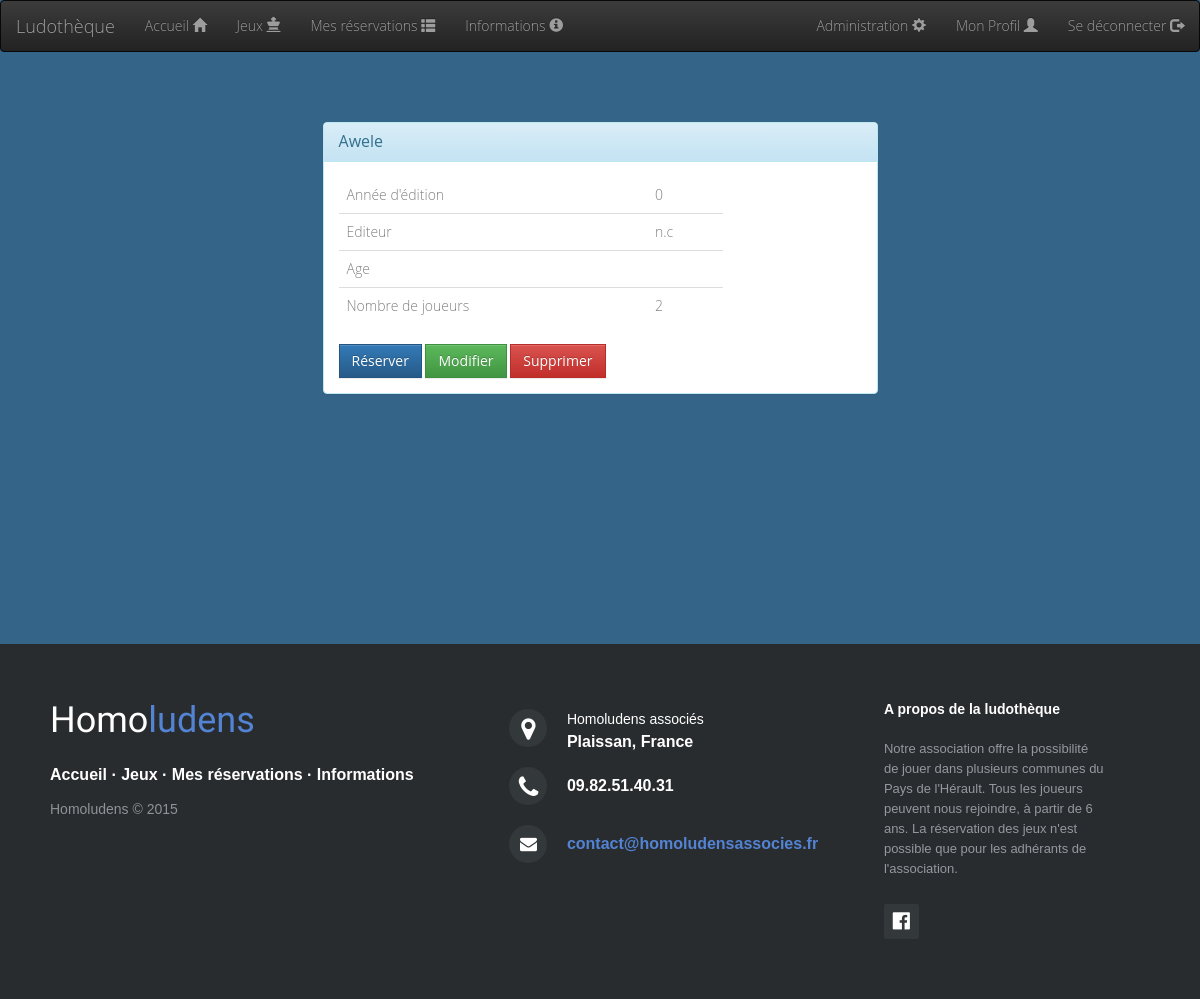
/?action=infoJeux&jeux=Awele (signed in), run on an earlier commit of the app's database.
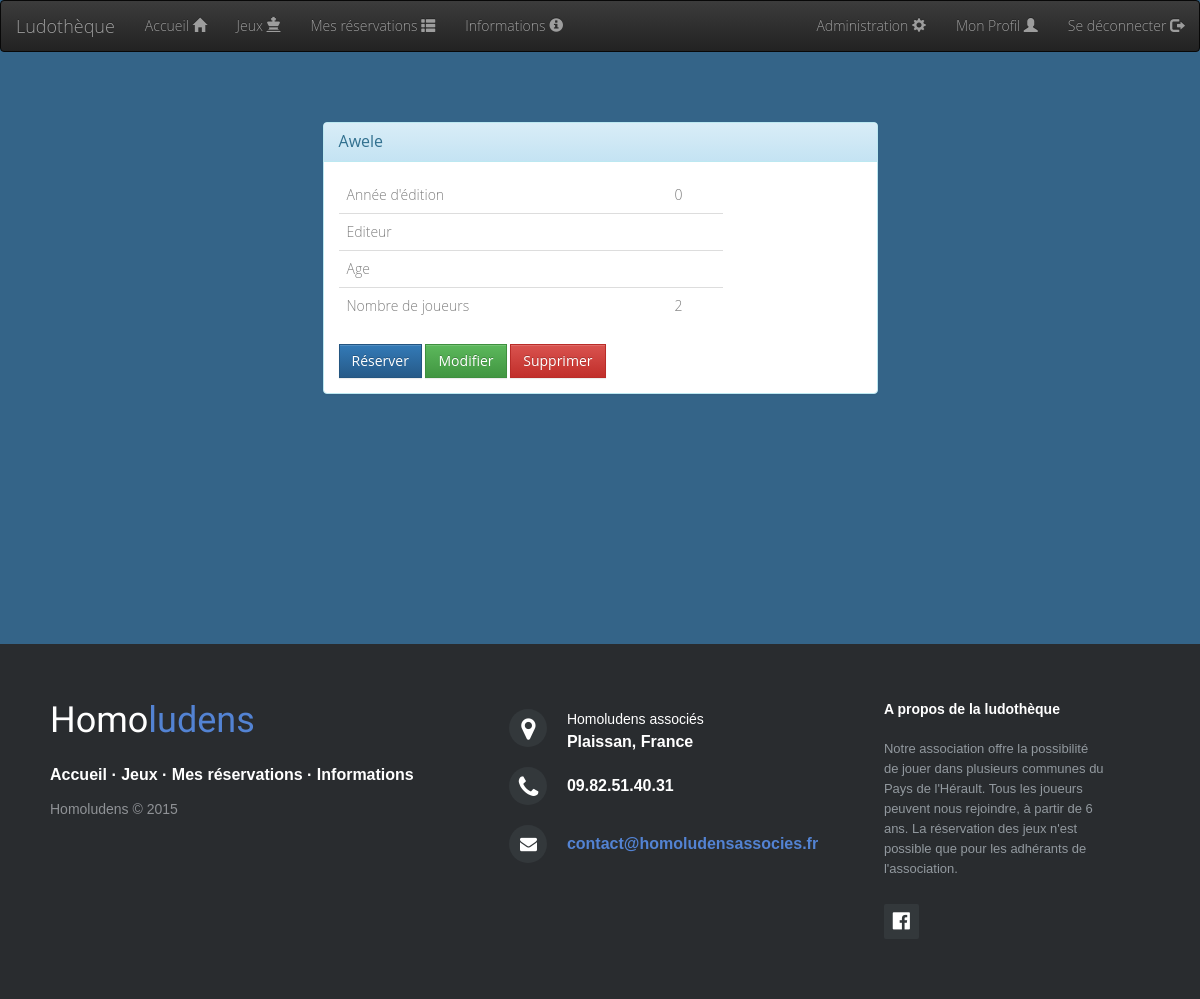
And on a later commit of the database.
### tables this page shows
CREATE TABLE IF NOT EXISTS `jeux` (
  `idGame` int(11) NOT NULL AUTO_INCREMENT,
  `gameName` varchar(57) DEFAULT NULL,
  `editionYear` int(4) DEFAULT NULL,
  `editor` varchar(29) DEFAULT NULL,
  `age` varchar(2) DEFAULT NULL,
  `players` varchar(4) DEFAULT NULL,
  `extension` varchar(335) DEFAULT NULL,
  `disponible` tinyint(4) NOT NULL DEFAULT '1',
  `nbGame` int(11) NOT NULL DEFAULT '1',
  PRIMARY KEY (`idGame`)
);

### view/view.php (called while the page is built)
<?php
    require "header.php";
    require VIEW_PATH  . DS . 'view' . ucfirst($view) . '.php';
    require "footer.php";
?>

### controller/ControllerUtilisateur.php (called while the page is built, shortened)
<?php
switch ($action) {
    case "infoJeux":
        $data=array(
            "gameName" => myGet('jeux'),
        );
        $tab_jeux= ModelJeux::selectWhere($data);
        $view = "InfoJeux";
        break;
}
require VIEW_PATH . "view.php";

### index.php (called while the page is built, shortened)
<?php
include ROOT . DS . 'controller' . DS . 'dispatcher.php';
?>

### config/Session.php (called while the page is built, shortened)
<?php
class Session {
    public static function is_admin () {
        return (! empty ( $_SESSION ['admin']) && $_SESSION ['admin']);
    }
}
?>

### model/Model.php (called while the page is built, shortened)
<?php
class Model {
    public static $pdo;
    public static function set_static() {
        try
        {
            self::$pdo = new PDO('mysql:host=localhost;dbname=ludotheque;charset=utf8', 'root', '');
            self::$pdo->setAttribute(PDO::ATTR_ERRMODE, PDO::ERRMODE_EXCEPTION);
        }
        catch (PDOException $ex)
        {
            if (Conf::getDebug())
            {
                echo $ex->getMessage();
                die('Problème lors de la connexion à la base de donnée');
            }
            else
            {
                echo 'Une erreur est survenue. <a href=""> Retour a la page d\'accueil </a>';
                die();
            }
        }
    }
    public static function selectWhere($data) {
        try
        {
            $table = static::$table;
            $where = "";
            foreach ($data as $key => $value)
                $where .= " $table.$key=:$key AND";
            $where = rtrim($where, 'AND');
            $sql = "SELECT * FROM $table WHERE $where";
            $req = self::$pdo->prepare($sql);
            $req->execute($data);
            return $req->fetchAll(PDO::FETCH_OBJ);
        }
        catch (PDOException $e)
        {
            echo $e->getMessage();
            die("Erreur lors de la recherche dans la BDD " . static::$table);
        }
    }
}
?>

### view/viewInfoJeux.php (the view, shortened to what this page needs)
<?php
$u=$tab_jeux[0];
echo <<< EOT
<div class="container">
      <div class="row">
        <div class="col-xs-12 col-sm-12 col-md-6 col-lg-6 col-xs-offset-0 col-sm-offset-0 col-md-offset-3 col-lg-offset-3 toppad" >
          <div class="panel panel-info">
            <div class="panel-heading">
              <h3 class="panel-title">$u->gameName</h3>
            </div>
            <div class="panel-body">
              <div class="row">
                <div class=" col-md-9 col-lg-9 ">
                  <table class="table table-user-information">
                    <tbody>
                      <tr>
                        <td>Année d'édition</td>
                        <td>$u->editionYear</td>
                      </tr>
                        <tr>
                        <td>Editeur</td>
                        <td>$u->editor</td>
                      </tr>
                      <tr>
                        <td>Age</td>
                        <td>$u->age</td>
                      </tr>
                      <tr>
                        <td>Nombre de joueurs</td>
                        <td>$u->players</td>
                      </tr>
EOT;
echo <<< EOT
                    </tbody>
                  </table>
                  <a href="?action=resa&jeu=$u->gameName" class="btn btn-primary">Réserver</a>
EOT;
if(Session::is_admin()){
echo<<<EOT
                  <a href="?action=modifyGame&jeu=$u->gameName" class="btn btn-success">Modifier</a>
                  <a href="?action=deleteGame&jeu=$u->gameName" class="btn btn-danger">Supprimer</a>
EOT;
}
echo<<<EOT
                </div>
              </div>
            </div>
          </div>
        </div>
      </div>
    </div>
EOT;
?>

### controller/dispatcher.php (shortened to what this page needs)
<?php
function myGet($nomvar){
    if(isset($_GET[$nomvar]))
        return $_GET[$nomvar];
    else if(isset($_POST[$nomvar]))
        return $_POST[$nomvar];
    else
        return NULL;
}
if (!is_null(myGet('controller')))
    $controller = myGet('controller');
else
    $controller = "utilisateur";
if (!is_null(myGet('action')))
    $action = myGet('action');
else
    $action = "accueil";
switch ($controller) {
    default:
    case "utilisateur":
        require_once"ControllerUtilisateur.php";
        break;
}
?>

### view/header.php (shortened to what this page needs)
<!DOCTYPE html>
<html>
    <head>
        <link rel="stylesheet" href="css/bootstrap.min.css">
        <link rel="stylesheet" href="css/bootstrap-theme.min.css">
        <link rel="stylesheet" href="css/style.css"/>
        <link rel="stylesheet" href="css/footer-distributed-with-address-and-phones.css"/>
        <link rel="stylesheet" href="css/font-awesome.min.css">
    </head>
    <body>
        <?php if(!empty($_SESSION['login'])){
            echo <<< EOT
                <nav class="navbar navbar-inverse navbar-top">
                    <div class="container-fluid">
                      <div class="navbar-header">
                        <a class="navbar-brand" href="?action=accueil">Ludothèque</a>
                      </div>
                      <div>
                        <ul class="nav navbar-nav">
                          <li><a href="?action=accueil">Accueil <span class="glyphicon glyphicon-home"></span></a></li>
                          <li><a href="?action=listJeux">Jeux <span class="glyphicon glyphicon-king"></a></li>
                          <li><a href="?action=listResa">Mes réservations <span class="glyphicon glyphicon-th-list"></span></a></li>
                          <li><a href="?action=informations">Informations <span class="glyphicon glyphicon-info-sign"></span></a></li>
                        </ul>
                        <ul class="nav navbar-nav navbar-right">
EOT;
            if(Session::is_admin())
                echo '<li><a href="?action=administration">Administration <span class="glyphicon glyphicon-cog"></span></a></li>';
                echo <<< EOT
                          <li><a href="?action=myProfile">Mon Profil <span class="glyphicon glyphicon-user"></span></a></li>
                          <li><a href="?action=disconnect">Se déconnecter <span class="glyphicon glyphicon-log-out"></span></a></li>
                       </ul>
                      </div>
                    </div>
                </nav>
EOT;
        }
?>

### view/footer.php
<?php
echo<<<EOT
    <footer class="footer-distributed footer">
			<div class="footer-left">
				<h3>Homo<span>ludens</span></h3>
				<p class="footer-links">
					<a href="?action=accueil">Accueil</a>
					·
					<a href="?action=liste">Jeux</a>
					·
					<a href="#">Mes réservations</a> ·
					<a href="?action=informations">Informations</a>
				</p>
				<p class="footer-company-name">Homoludens &copy; 2015</p>
			</div>
			<div class="footer-center">
				<div>
					<a href="https://www.google.com/maps/d/embed?mid=zhRUSu3O4t2A.kzY6DWXSWDHw" title="localiser"><i class="fa fa-map-marker"></i></a>
					<p><span>Homoludens associés</span> Plaissan, France</p>
				</div>
				<div>
					<i class="fa fa-phone"></i>
					<p>09.82.51.40.31</p>
				</div>
				<div>
					<i class="fa fa-envelope"></i>
					<p><a href="mailto:contact@homoludensassocies.fr">contact@homoludensassocies.fr</a></p>
				</div>
			</div>
			<div class="footer-right">
				<p class="footer-company-about">
					<span>A propos de la ludothèque</span>
					Notre association offre la possibilité de jouer dans plusieurs communes du Pays de l'Hérault.
                                        Tous les joueurs peuvent nous rejoindre, à partir de 6 ans.
                                        La réservation des jeux n'est possible que pour les adhérants de l'association.
				</p>
				<div class="footer-icons">
					<a href="https://www.facebook.com/Association-Homo-Ludens-Associ%C3%A9s-551661738228967/"><i class="fa fa-facebook-official"></i></a>
				</div>
			</div>
		</footer>
        </body>
    </html>
EOT;
?>

### css/style.css (style rules this page uses)
body { background-color:#346488; font-family: 'Open Sans'; font-weight: 300; color:black; }
html, body { height: 100%; min-height: 100%; color:white; }
input.form-control , input[type="submit"] , .btn { border-radius: 0px; }
.btn { transition: all ease-in-out 0.2s; }
.container { margin-top:50px; overflow:auto; padding-bottom: 150px; }
.table-user-information > tbody > tr { color:grey; border-top: 1px solid rgb(221, 221, 221); }
.table-user-information > tbody > tr:first-child { border-top: 0; }
.table-user-information > tbody > tr > td { border-top: 0; }
.toppad { margin-top:20px; }

### css/footer-distributed-with-address-and-phones.css (style rules this page uses)
.footer-distributed { background-color: #292c2f; box-shadow: 0 1px 1px 0 rgba(0, 0, 0, 0.12); box-sizing: border-box; width: 100%; text-align: left; font: bold 16px sans-serif; padding: 55px 50px; margin-top: 80px; }
.footer-distributed .footer-left, .footer-distributed .footer-center, .footer-distributed .footer-right { display: inline-block; vertical-align: top; }
.footer-distributed .footer-left { width: 40%; }
.footer-distributed h3 { color: #ffffff; font: normal 36px 'Cookie', cursive; margin: 0; }
.footer-distributed h3 span { color: #5383d3; }
.footer-distributed .footer-links { color: #ffffff; margin: 20px 0 12px; padding: 0; }
.footer-distributed .footer-links a { display:inline-block; line-height: 1.8; text-decoration: none; color: inherit; }
.footer-distributed .footer-company-name { color: #8f9296; font-size: 14px; font-weight: normal; margin: 0; }
.footer-distributed .footer-center { width: 35%; }
.footer-distributed .footer-center i { background-color: #33383b; color: #ffffff; font-size: 25px; width: 38px; height: 38px; border-radius: 50%; text-align: center; line-height: 42px; margin: 10px 15px; vertical-align: middle; }
.footer-distributed .footer-center i.fa-envelope { font-size: 17px; line-height: 38px; }
.footer-distributed .footer-center p { display: inline-block; color: #ffffff; vertical-align: middle; margin:0; }
.footer-distributed .footer-center p span { display:block; font-weight: normal; font-size:14px; line-height:2; }
.footer-distributed .footer-center p a { color: #5383d3; text-decoration: none;; }
.footer-distributed .footer-right { width: 20%; }
.footer-distributed .footer-company-about { line-height: 20px; color: #92999f; font-size: 13px; font-weight: normal; margin: 0; }
.footer-distributed .footer-company-about span { display: block; color: #ffffff; font-size: 14px; font-weight: bold; margin-bottom: 20px; }
.footer-distributed .footer-icons { margin-top: 25px; }
.footer-distributed .footer-icons a { display: inline-block; width: 35px; height: 35px; cursor: pointer; background-color: #33383b; border-radius: 2px; font-size: 20px; color: #ffffff; text-align: center; line-height: 35px; margin-right: 3px; margin-bottom: 5px; }

What changed in the data, as far as the page shows it:
changed jeux "Awele": editor "n.c" → (not shown)
